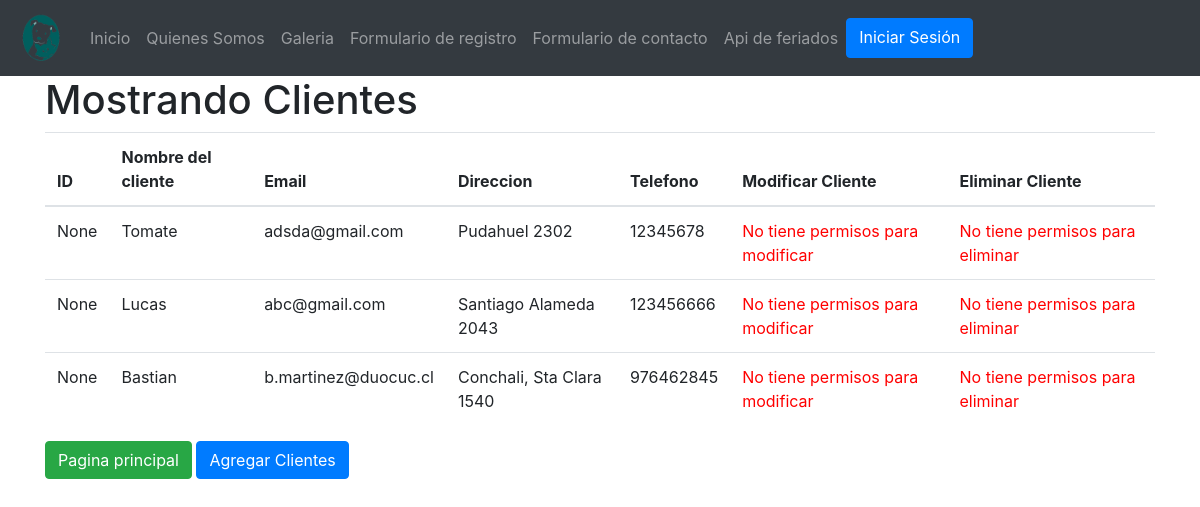
Screenshot of /MostrarCliente/ with the database file from the repository.
### MascotasCore/models.py (models this page shows, shortened)
class Cliente(models.Model):
    idCliente=models.AutoField(primary_key=True, verbose_name='ID de cliente')
    nombre=models.CharField(max_length=25,verbose_name='Nombre de cliente')
    email=models.CharField(max_length=50, verbose_name='Email de cliente')
    direccion=models.CharField(max_length=25, verbose_name='Direccion de cliente', null=True)
    telefono=models.IntegerField(verbose_name='Telefono de cliente', null=True)
    contrasena=models.CharField(verbose_name='Contraseña', max_length=20, null=True)

### MascotasCore/views.py (the view)
# urls.py: path('MostrarCliente/', MostrarCliente, name="MostrarCliente"),
def MostrarCliente(request):
    clientes = Cliente.objects.all()
    datos = {
        'clientes': clientes
    }
    return render(request, 'mostrarCliente.html', datos)

### MascotasCore/context_processor.py (called while the page is built)
def total_carrito(request):
    total=0
    if request.user.is_authenticated:
        if"carrito" in request.session.keys():
            for key, value in request.session["carrito"].items():
                total += int(value["acumulado"])
    return {"total_carrito": total}

### MascotasCore/templates/mostrarCliente.html (shortened to what this page needs)
<!DOCTYPE html>
<html lang="en">
<head>
    {% load static %}
    <link rel="stylesheet" href="https://cdn.jsdelivr.net/npm/bootstrap@4.6.1/dist/css/bootstrap.min.css">
    <link rel="stylesheet" href="{% static 'css/cssMostrarCliente.css' %}">
</head>
<body>
    {% load static %}
    <nav class="navbar navbar-expand-sm navbar-dark bg-dark">
      <a class="navbar-brand" href="#">
        <img src="{% static 'img/logo3.png' %}" width="50" height="50" alt="">
      </a>
      <div class="collapse navbar-collapse" id="opciones">
        <ul class="navbar-nav">
          <li class="nav-item">
            <a class="nav-link" href="{% url 'index' %}">Inicio</a>
          </li>
          <li class="nav-item">
            <a class="nav-link" href="{% url 'somos' %}">Quienes Somos</a>
          </li>
          <li class="nav-item">
            <a class="nav-link" href="{% url 'galeria' %}">Galeria</a>
          </li>
          <li class="nav-item">
            <a class="nav-link" href="{% url 'FormReg' %}">Formulario de registro</a>
          </li>
          <li class="nav-item">
            <a class="nav-link" href="{% url 'FormCont' %}">Formulario de contacto</a>
          </li>
          <li class="nav-item">
            <a class="nav-link" href="{% url 'Api' %}">Api de feriados</a>
          </li>
          {% if user.is_authenticated %}
          <a href="{%  url 'logout' %}" class="btn btn-primary">Cerrar Sesión</a>
          <a href="#">Bienvenido @{{user.username}}</a>
      {% else %}
          <a href="{% url 'login' %}" class="btn btn-primary">Iniciar Sesión</a>
      {% endif %}
        </ul>
      </div>
    </nav>
    <div class="container">
        <h1>Mostrando Clientes</h1>
        <table class="table">
            <thead>
                <tr>
                    <th>ID</th>
                    <th>Nombre del cliente</th>
                    <th>Email</th>
                    <th>Direccion</th>
                    <th>Telefono</th>
                    <th>Modificar Cliente</th>
                    <th>Eliminar Cliente</th>
                </tr>
            </thead>
            <tbody>
            {% for cli in clientes %}
                <tr>
                    <td>{{ cli.idCliente }}</td>
                    <td>{{ cli.nombre }}</td>
                    <td>{{ cli.email }}</td>
                    <td>{{ cli.direccion }}</td>
                    <td>{{ cli.telefono }}</td>
                    {% if user.is_authenticated %}
                    <td><a href="{% url 'form_mod_cliente' cli.idCliente %}" class="btn btn-primary">Modificar</a></td>
                    {% else %}
                    <td><a href="#" style="color:red;" > No tiene permisos para modificar</a></td>
                    {% endif %}
                    {% if user.is_authenticated %}
                    <td><a href="{% url 'form_del_cliente' cli.idCliente %}" class="btn btn-danger">Eliminar</a></td>
                    {% else %}
                    <td><a href="#" style="color:red;" > No tiene permisos para eliminar</a></td>
                    {% endif %}
                </tr>
            {% endfor %}
            </tbody>
        </table>
        <a href="{% url 'index' %}" class="btn btn-success">Pagina principal</a>
        <a href="{% url 'formCliente' %}" class="btn btn-primary">Agregar Clientes</a>
    </div>
    <br><br>
</body>
</html>

### rows the page displays
Cliente: idCliente "None", nombre "Tomate", email "adsda@gmail.com", direccion "Pudahuel 2302", telefono "12345678"
Cliente: idCliente "None", nombre "Lucas", email "abc@gmail.com", direccion "Santiago Alameda 2043", telefono "123456666"
Cliente: idCliente "None", nombre "Bastian", email "b.martinez@duocuc.cl", direccion "Conchali, Sta Clara 1540", telefono "976462845"
